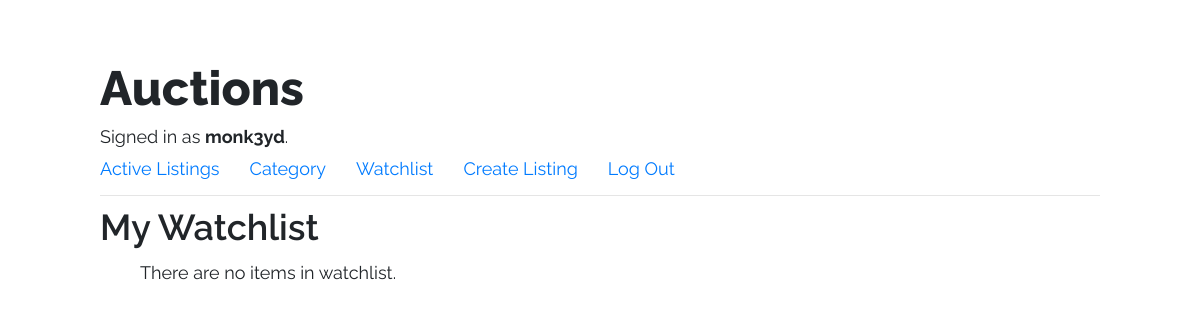
The page /watchlist (signed in) on the database as committed earlier.
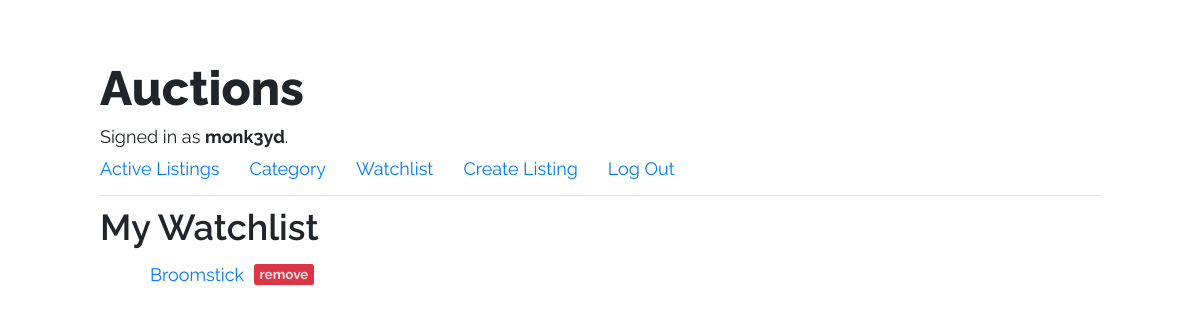
The same page on the database as committed later.
### auctions/models.py (models this page shows)
class WatchList(models.Model):
    user = models.ForeignKey(
        settings.AUTH_USER_MODEL,
        on_delete=models.CASCADE,
    )  # ForeigKey to User
    item = models.ForeignKey(
        ListingItem,
        on_delete=models.CASCADE,
    )  # ForeigKey to ListingItem
    class Meta:
        unique_together = ('user', 'item')
    def __str__(self):
        return f"{self.item}"

class ListingItem(models.Model):
    title = models.CharField(max_length=50)
    description = models.CharField(max_length=250)
    starting_bid = models.FloatField()
    img_url = models.URLField(blank=True)  # models.ImageField()
    category = models.CharField(max_length=50, choices=category_choices)
    starting_date = models.DateTimeField(auto_now=True)
    author = models.ForeignKey(
        settings.AUTH_USER_MODEL,
        on_delete=models.CASCADE,
    )  # ForeigKey to User.
    is_active = models.BooleanField(default=True)
    in_watchlist = models.BooleanField(default=False)
    highest_bid = models.FloatField(default=0)
    def __str__(self):
        return f"{self.title}"

### auctions/views.py (the view)
# urls.py: path("watchlist", views.watchlist, name="watchlist"),
@login_required
def watchlist(request):
    user = User.objects.get(pk=request.user.id)
    watchlist = WatchList.objects.filter(user=user)
    return render(request, "auctions/watchlist.html", {
        "watchlist": watchlist
    })

### auctions/templates/auctions/watchlist.html (shortened to what this page needs)
{% extends 'auctions/layout.html' %}
{% block body %}
{% if user.is_authenticated %}
    <h2>My Watchlist</h2>
    <ul class="watchlist-list">
        {% for element in watchlist %}
        <li>
            <a class="watchlist-item" href="{% url 'item' element.item.id %}">
                {{ element }}
            </a>
            <a class="remove-badge-wrap" href="{% url 'remove' element.item.id %}">
                <span class="remove-badge badge bg-danger"> remove</span>
            </a>
        </li>
        {% empty %}
            <li><span>There are no items in watchlist.</span></li>
        {% endfor %}
    </ul>
{% endif %}
{% endblock %}

Rows that differ between the two databases and show on the page:
added WatchList: item.title "Broomstick"
Other text that changed with them:
text no longer shown: "There are no items in watchlist."
